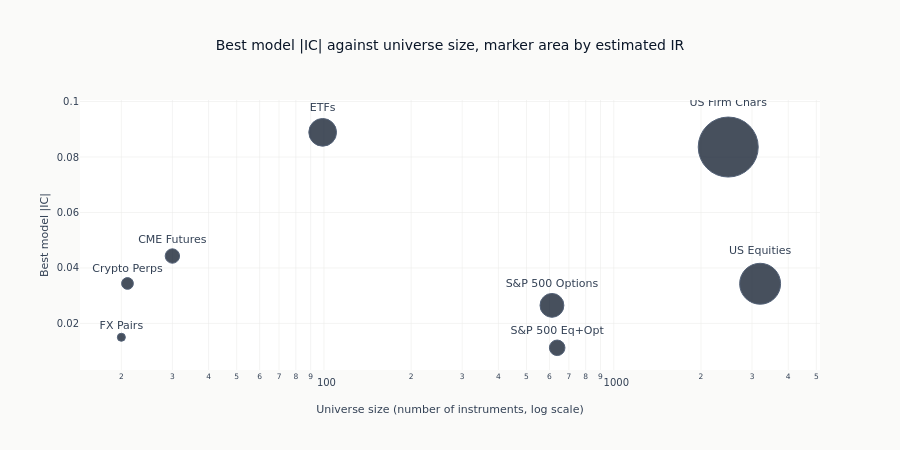

The notebook cell this image was saved under:
### Code cell
# Visualize breadth vs IC
if evaluated and "breadth_data" in dir() and breadth_data:
    # sizemode="area" is what makes the area proportional to the value. Plotly's default
    # reads `size` as a diameter, so passing the ratio there makes the AREA scale with its
    # square and overstates the spread between case studies by that power.
    MAX_MARKER_DIAMETER = 60
    _irs = [brow["estimated_ir"] for brow in breadth_data]
    _sizeref = 2.0 * max(_irs) / (MAX_MARKER_DIAMETER**2)

    fig = go.Figure()
    fig.add_trace(
        go.Scatter(
            x=[brow["universe_size"] for brow in breadth_data],
            y=[brow["best_abs_ic"] for brow in breadth_data],
            mode="markers+text",
            text=[brow["case_study"] for brow in breadth_data],
            textposition="top center",
            marker=dict(
                size=_irs,
                sizemode="area",
                sizeref=_sizeref,
                sizemin=4,
                color=COLORS["blue"],
                opacity=0.75,
                line=dict(width=1, color=COLORS["slate"]),
            ),
            showlegend=False,
        )
    )

    fig.update_layout(
        title="Best model |IC| against universe size, marker area by estimated IR",
        xaxis_title="Universe size (number of instruments, log scale)",
        yaxis_title="Best model |IC|",
        xaxis_type="log",
        height=450,
    )
    show_plotly_with_alt(
        fig,
        (
            "A scatter plot of a case study's best model absolute information coefficient "
            "against the size of its instrument universe, with the horizontal axis on a "
            "logarithmic scale from about twenty instruments to several thousand. Each "
            "case study is one labelled marker whose area encodes its estimated "
            "information ratio, so a larger circle means a higher ratio. The markers do "
            "not line up along any trend: the highest coefficient belongs to a case study "
            "with about a hundred instruments, and two of the largest universes sit at "
            "middling and low coefficients. Marker area tells a different story from "
            "vertical position, with much the largest circles at the right-hand end of the "
            "axis, where the universes are widest."
        ),
    )

### Figure 1 — Plotly figure (JSON) as saved in the notebook; plotly's stock layout.template omitted (floating-point values rounded to 4 significant figures)
{"data": [{"marker": {"color": "#0a1628", "line": {"color": "#1a2d4a", "width": 1}, "opacity": 0.75, "size": [4.17, 0.66, 0.24, 0.16, 0.07, 1.94, 0.89, 0.28], "sizemin": 4, "sizemode": "area", "sizeref": 0.002317}, "mode": "markers+text", "showlegend": false, "text": ["US Firm Chars", "S&P 500 Options", "CME Futures", "Crypto Perps", "FX Pairs", "US Equities", "ETFs", "S&P 500 Eq+Opt"], "textposition": "top center", "type": "scatter", "x": [2483, 612, 30, 21, 20, 3199, 99, 638], "y": [0.0836, 0.0265, 0.0443, 0.0344, 0.015, 0.0343, 0.0889, 0.0112]}], "layout": {"height": 450, "title": {"text": "Best model |IC| against universe size, marker area by estimated IR"}, "xaxis": {"title": {"text": "Universe size (number of instruments, log scale)"}, "type": "log"}, "yaxis": {"title": {"text": "Best model |IC|"}}}}
